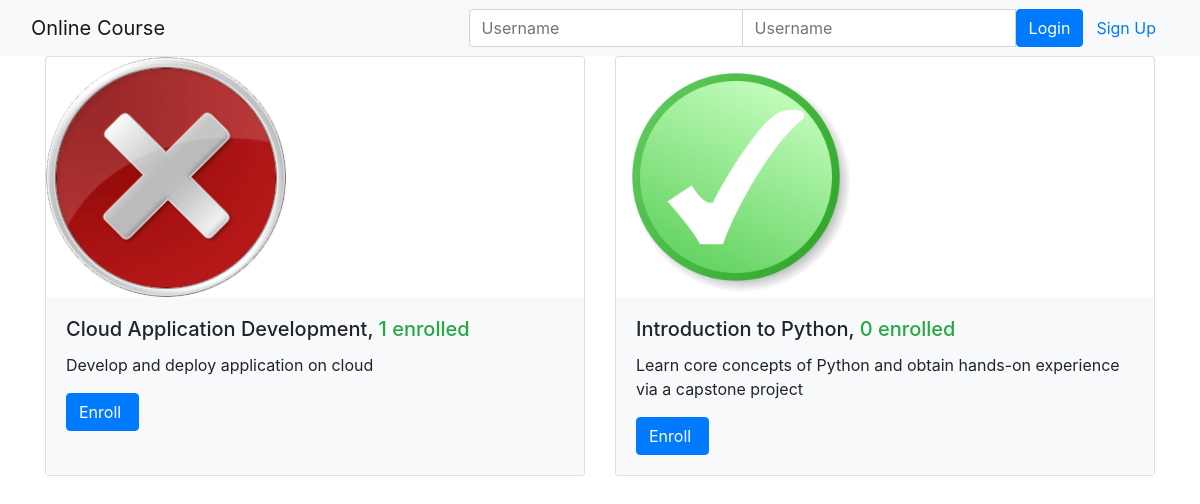
The page /onlinecourse/ on the database its author committed.
### onlinecourse/models.py (models this page shows, shortened)
class Course(models.Model):
    name = models.CharField(null=False, max_length=30, default='online course')
    image = models.ImageField(upload_to='course_images/')
    description = models.CharField(max_length=1000)
    pub_date = models.DateField(null=True)
    instructors = models.ManyToManyField(Instructor)
    users = models.ManyToManyField(settings.AUTH_USER_MODEL, through='Enrollment')
    total_enrollment = models.IntegerField(default=0)
    is_enrolled = False

### onlinecourse/views.py (the view)
class CourseListView(generic.ListView):
    template_name = 'onlinecourse/course_list_bootstrap.html'
    context_object_name = 'course_list'
    def get_queryset(self):
        user = self.request.user
        courses = Course.objects.order_by('-total_enrollment')[:10]
        for course in courses:
            if user.is_authenticated:
                course.is_enrolled = check_if_enrolled(user, course)
        return courses

### onlinecourse/templates/onlinecourse/course_list_bootstrap.html (shortened to what this page needs)
<!DOCTYPE html>
<html lang="en">
<head>
    {% load static %}
    <link rel="stylesheet" href="https://maxcdn.bootstrapcdn.com/bootstrap/4.5.2/css/bootstrap.min.css">
</head>
<body>
    <nav class="navbar navbar-light bg-light">
        <div class="container-fluid">
            <div class="navbar-header">
                  <a class="navbar-brand" href="#">Online Course</a>
            </div>
            <ul class="nav navbar-nav navbar-right">
                {% if user.is_authenticated %}
                <li>
                    <a class="btn btn-link" href="#">{{ user.first_name }}({{ user.username }})</a>
                    <a class="btn btn-link" href="{% url 'onlinecourse:logout' %}">Logout</a>
                </li>
                {% else %}
                <li>
                    <form class="form-inline" action="{% url 'onlinecourse:login' %}" method="post">
                        <div class="input-group">
                            <input type="text" class="form-control" placeholder="Username" name="username" >
                            <input type="password" class="form-control" placeholder="Username" name="psw" >
                            <button class="btn btn-primary" type="submit">Login</button>
                            <a class="btn btn-link" href="{% url 'onlinecourse:registration' %}">Sign Up</a>
                        </div>
                    </form>
                </li>
                {% endif %}
            </ul>
        </div>
    </nav>
    {% if course_list %}
        <div class="container">
            <div class="card-deck">
                {% for course in course_list %}
                         <div class="card" style="width: 36rem;">
                          <img class="card-img-left" src="{{MEDIA_URL}}/{{ course.image }}" width="240px" height="240px"
                               alt="Course image">
                          <div class="card-body bg-light">
                              <h5 class="card-title">{{ course.name }}, <span class="text-success">
                                  {{ course.total_enrollment}} enrolled</span></h5>
                            <p class="card-text">{{ course.description}}</p>
                            <form action="{% url 'onlinecourse:enroll' course.id %}" method="post">
                                  <input class="btn btn-primary"  type="submit"
                                         value="{% if course.is_enrolled %}Enter{% else %}Enroll{% endif %} ">
                            </form>
                          </div>
                        </div>
                {% endfor %}
            </div>
        </div>
    {% else %}
        <p>No courses are available.</p>
    {% endif %}
</body>
</html>

### rows shown on the page
Course: image (picture), name "Cloud Application Development", total_enrollment "1", description "Develop and deploy application on cloud", is_enrolled "Enroll"
Course: image (picture), name "Introduction to Python", total_enrollment "0", description "Learn core concepts of Python and obtain hands-on experience via a capstone project", is_enrolled "Enroll"
